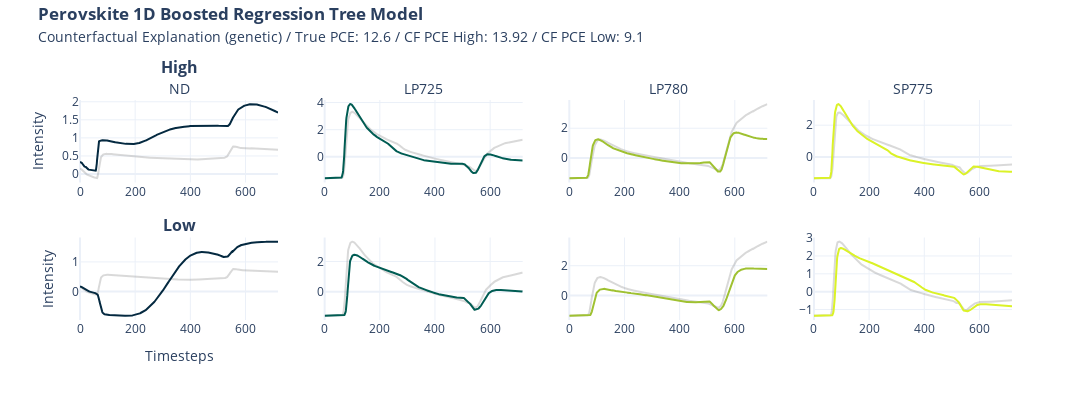

The cell this chart's notebook holds for it:
### Markdown cell above
#### Plot

### Code cell
import plotly.graph_objects as go


def format_title(title, subtitle=None, subtitle_font_size=14):
    title = f"<b>{title}</b>"
    if not subtitle:
        return title
    subtitle = f'<span style="font-size: {subtitle_font_size}px;">{subtitle}</span>'
    return f"{title}<br>{subtitle}"


from plotly.subplots import make_subplots

fig = make_subplots(
    rows=2,
    cols=4,
    subplot_titles=(
        format_title("High" if target == "pce" else "Thicker", "ND"),
        format_title("", "LP725"),
        format_title("", "LP780"),
        format_title("", "SP775"),
        format_title("Low" if target == "pce" else "Thinner"),
        None,
        None,
        None,
    ),
)

fig.add_trace(
    go.Scatter(y=x[0], name="ND", marker_color="grey", opacity=0.3, showlegend=False),
    row=1,
    col=1,
)
fig.add_trace(
    go.Scatter(y=cf_high[0], name="cf ND", marker_color="#042940", showlegend=False),
    row=1,
    col=1,
)
fig.add_trace(
    go.Scatter(
        y=x[1], name="LP725", marker_color="grey", opacity=0.3, showlegend=False
    ),
    row=1,
    col=2,
)
fig.add_trace(
    go.Scatter(y=cf_high[1], name="cf LP725", marker_color="#005C53", showlegend=False),
    row=1,
    col=2,
)
fig.add_trace(
    go.Scatter(
        y=x[2], name="LP780", marker_color="grey", opacity=0.3, showlegend=False
    ),
    row=1,
    col=3,
)
fig.add_trace(
    go.Scatter(y=cf_high[2], name="cf LP780", marker_color="#9FC131", showlegend=False),
    row=1,
    col=3,
)
fig.add_trace(
    go.Scatter(
        y=x[3], name="SP775", marker_color="grey", opacity=0.3, showlegend=False
    ),
    row=1,
    col=4,
)
fig.add_trace(
    go.Scatter(
        y=cf_high[3], name="cf NSP775D", marker_color="#DBF227", showlegend=False
    ),
    row=1,
    col=4,
)

fig.add_trace(
    go.Scatter(y=x[0], name="ND", marker_color="grey", opacity=0.3, showlegend=False),
    row=2,
    col=1,
)
fig.add_trace(
    go.Scatter(y=cf_low[0], name="cf ND", marker_color="#042940", showlegend=False),
    row=2,
    col=1,
)
fig.add_trace(
    go.Scatter(
        y=x[1], name="LP725", marker_color="grey", opacity=0.3, showlegend=False
    ),
    row=2,
    col=2,
)
fig.add_trace(
    go.Scatter(y=cf_low[1], name="cf LP725", marker_color="#005C53", showlegend=False),
    row=2,
    col=2,
)
fig.add_trace(
    go.Scatter(
        y=x[2], name="LP780", marker_color="grey", opacity=0.3, showlegend=False
    ),
    row=2,
    col=3,
)
fig.add_trace(
    go.Scatter(y=cf_low[2], name="cf LP780", marker_color="#9FC131", showlegend=False),
    row=2,
    col=3,
)
fig.add_trace(
    go.Scatter(
        y=x[3], name="SP775", marker_color="grey", opacity=0.3, showlegend=False
    ),
    row=2,
    col=4,
)
fig.add_trace(
    go.Scatter(
        y=cf_low[3], name="cf NSP775D", marker_color="#DBF227", showlegend=False
    ),
    row=2,
    col=4,
)

fig.update_yaxes(title=None)
fig.update_yaxes(title_text=None)
fig.update_xaxes(title=None)

fig.update_yaxes(title="Intensity", row=1, col=1)
fig.update_yaxes(title="Intensity", row=2, col=1)
fig.update_xaxes(title="Timesteps", row=2, col=1)

if target == "pce":
    title = format_title(
        "Perovskite 1D Boosted Regression Tree Model",
        "Counterfactual Explanation ("
        + str(cf_methode)
        + ") / True PCE: "
        + str(*y[0])
        + " / CF PCE High: "
        + str(*y_cf_high[0])
        + " / CF PCE Low: "
        + str(*y_cf_low[0]),
    )
else:
    title = format_title(
        "Perovskite 1D Boosted Regression Tree Model",
        "Counterfactual Explanation ("
        + str(cf_methode)
        + ") / True mean Thickness (mTH): "
        + str(*y[0]) + "[nm]"
        + " / CF mTH Thick: "
        + str(*y_cf_high[0])
        + " / CF mTH Thin: "
        + str(*y_cf_low[0]),
    )

fig.update_layout(
    title=title,
    legend_title=None,
    title_y=0.95,
    title_x=0.035,
    template="plotly_white",
    height=400,
    width=1200,
)

#fig.write_image("xai/images/"+ target + "/1D/1D_cf.png", scale=2)

fig.show()

### Figure 1 — Plotly figure (JSON) as saved in the notebook; plotly's stock layout.template omitted (floating-point values rounded to 4 significant figures; data arrays with more than 128 entries replaced by an {"elided": "..."} marker saying what was removed)
{"data": [{"marker": {"color": "grey"}, "name": "ND", "opacity": 0.3, "showlegend": false, "type": "scatter", "xaxis": "x", "y": {"elided": "719 float values"}, "yaxis": "y"}, {"marker": {"color": "#042940"}, "name": "cf ND", "showlegend": false, "type": "scatter", "xaxis": "x", "y": {"elided": "719 float values"}, "yaxis": "y"}, {"marker": {"color": "grey"}, "name": "LP725", "opacity": 0.3, "showlegend": false, "type": "scatter", "xaxis": "x2", "y": {"elided": "719 float values"}, "yaxis": "y2"}, {"marker": {"color": "#005C53"}, "name": "cf LP725", "showlegend": false, "type": "scatter", "xaxis": "x2", "y": {"elided": "719 float values"}, "yaxis": "y2"}, {"marker": {"color": "grey"}, "name": "LP780", "opacity": 0.3, "showlegend": false, "type": "scatter", "xaxis": "x3", "y": {"elided": "719 float values"}, "yaxis": "y3"}, {"marker": {"color": "#9FC131"}, "name": "cf LP780", "showlegend": false, "type": "scatter", "xaxis": "x3", "y": {"elided": "719 float values"}, "yaxis": "y3"}, {"marker": {"color": "grey"}, "name": "SP775", "opacity": 0.3, "showlegend": false, "type": "scatter", "xaxis": "x4", "y": {"elided": "719 float values"}, "yaxis": "y4"}, {"marker": {"color": "#DBF227"}, "name": "cf NSP775D", "showlegend": false, "type": "scatter", "xaxis": "x4", "y": {"elided": "719 float values"}, "yaxis": "y4"}, {"marker": {"color": "grey"}, "name": "ND", "opacity": 0.3, "showlegend": false, "type": "scatter", "xaxis": "x5", "y": {"elided": "719 float values"}, "yaxis": "y5"}, {"marker": {"color": "#042940"}, "name": "cf ND", "showlegend": false, "type": "scatter", "xaxis": "x5", "y": {"elided": "719 float values"}, "yaxis": "y5"}, {"marker": {"color": "grey"}, "name": "LP725", "opacity": 0.3, "showlegend": false, "type": "scatter", "xaxis": "x6", "y": {"elided": "719 float values"}, "yaxis": "y6"}, {"marker": {"color": "#005C53"}, "name": "cf LP725", "showlegend": false, "type": "scatter", "xaxis": "x6", "y": {"elided": "719 float values"}, "yaxis": "y6"}, {"marker": {"color": "grey"}, "name": "LP780", "opacity": 0.3, "showlegend": false, "type": "scatter", "xaxis": "x7", "y": {"elided": "719 float values"}, "yaxis": "y7"}, {"marker": {"color": "#9FC131"}, "name": "cf LP780", "showlegend": false, "type": "scatter", "xaxis": "x7", "y": {"elided": "719 float values"}, "yaxis": "y7"}, {"marker": {"color": "grey"}, "name": "SP775", "opacity": 0.3, "showlegend": false, "type": "scatter", "xaxis": "x8", "y": {"elided": "719 float values"}, "yaxis": "y8"}, {"marker": {"color": "#DBF227"}, "name": "cf NSP775D", "showlegend": false, "type": "scatter", "xaxis": "x8", "y": {"elided": "719 float values"}, "yaxis": "y8"}], "layout": {"annotations": [{"font": {"size": 16}, "showarrow": false, "text": "<b>High</b><br><span style=\"font-size: 14px;\">ND</span>", "x": 0.1062, "xanchor": "center", "xref": "paper", "y": 1, "yanchor": "bottom", "yref": "paper"}, {"font": {"size": 16}, "showarrow": false, "text": "<b></b><br><span style=\"font-size: 14px;\">LP725</span>", "x": 0.3688, "xanchor": "center", "xref": "paper", "y": 1, "yanchor": "bottom", "yref": "paper"}, {"font": {"size": 16}, "showarrow": false, "text": "<b></b><br><span style=\"font-size: 14px;\">LP780</span>", "x": 0.6313, "xanchor": "center", "xref": "paper", "y": 1, "yanchor": "bottom", "yref": "paper"}, {"font": {"size": 16}, "showarrow": false, "text": "<b></b><br><span style=\"font-size: 14px;\">SP775</span>", "x": 0.8938, "xanchor": "center", "xref": "paper", "y": 1, "yanchor": "bottom", "yref": "paper"}, {"font": {"size": 16}, "showarrow": false, "text": "<b>Low</b>", "x": 0.1062, "xanchor": "center", "xref": "paper", "y": 0.375, "yanchor": "bottom", "yref": "paper"}], "height": 400, "legend": {"title": {}}, "title": {"text": "<b>Perovskite 1D Boosted Regression Tree Model</b><br><span style=\"font-size: 14px;\">Counterfactual Explanation (genetic) / True PCE: 12.6 / CF PCE High: 13.92 / CF PCE Low: 9.1</span>", "x": 0.035, "y": 0.95}, "width": 1200, "xaxis": {"anchor": "y", "domain": [0, 0.2125], "title": {}}, "xaxis2": {"anchor": "y2", "domain": [0.2625, 0.475], "title": {}}, "xaxis3": {"anchor": "y3", "domain": [0.525, 0.7375], "title": {}}, "xaxis4": {"anchor": "y4", "domain": [0.7875, 1], "title": {}}, "xaxis5": {"anchor": "y5", "domain": [0, 0.2125], "title": {"text": "Timesteps"}}, "xaxis6": {"anchor": "y6", "domain": [0.2625, 0.475], "title": {}}, "xaxis7": {"anchor": "y7", "domain": [0.525, 0.7375], "title": {}}, "xaxis8": {"anchor": "y8", "domain": [0.7875, 1], "title": {}}, "yaxis": {"anchor": "x", "domain": [0.625, 1], "title": {"text": "Intensity"}}, "yaxis2": {"anchor": "x2", "domain": [0.625, 1], "title": {}}, "yaxis3": {"anchor": "x3", "domain": [0.625, 1], "title": {}}, "yaxis4": {"anchor": "x4", "domain": [0.625, 1], "title": {}}, "yaxis5": {"anchor": "x5", "domain": [0, 0.375], "title": {"text": "Intensity"}}, "yaxis6": {"anchor": "x6", "domain": [0, 0.375], "title": {}}, "yaxis7": {"anchor": "x7", "domain": [0, 0.375], "title": {}}, "yaxis8": {"anchor": "x8", "domain": [0, 0.375], "title": {}}}}
